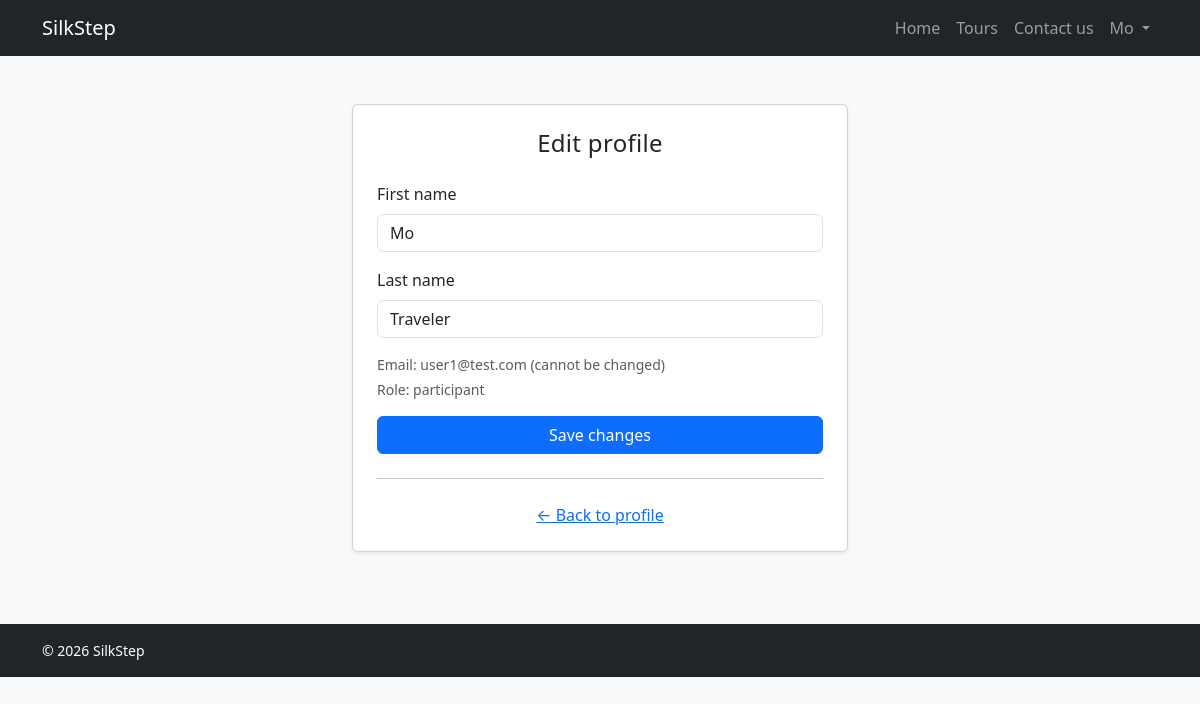
Page /profile/edit (signed in) on the earlier database version.
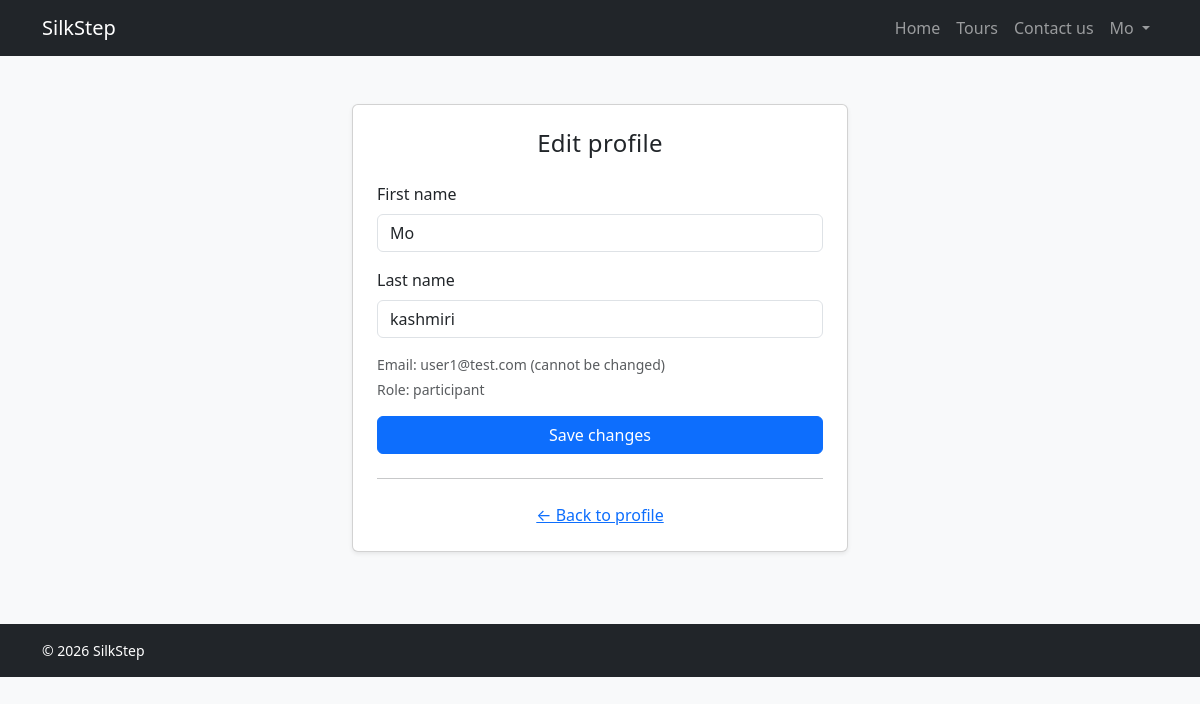
Same page on the later database version.
### tables this page shows
CREATE TABLE users (
    id INTEGER PRIMARY KEY AUTOINCREMENT,
    name TEXT NOT NULL,
    surname TEXT NOT NULL,
    email TEXT NOT NULL UNIQUE,
    password TEXT NOT NULL,
    role TEXT NOT NULL CHECK(role IN ('guide', 'participant', 'admin'))
);

### app.py (the view, shortened to what this page needs)
@app.route("/profile/edit", methods=["GET", "POST"])
def edit_profile():
    if not current_user.is_authenticated:
        return redirect(url_for("login"))
    return render_template("edit_profile.html", user=current_user)

### app.py (called while the page is built)
@login_manager.user_loader
def load_user(user_id):
    row = users_dao.get_user_by_id(int(user_id))
    return User(row) if row else None

### users_dao.py (called while the page is built)
def get_user_by_id(user_id):
    conn = sqlite3.connect("silkstep.db")
    conn.row_factory = sqlite3.Row
    row = conn.execute("SELECT * FROM users WHERE id = ?", (user_id,)).fetchone()
    conn.close()
    return row

### templates/edit_profile.html (shortened to what this page needs)
{% extends "base.html" %}
{% block content %}
<section class="container py-5" style="max-width: 520px;">
  <div class="card shadow-sm">
    <div class="card-body p-4">
      <h1 class="h4 mb-4 text-center">Edit profile</h1>
      <form method="POST" action="{{ url_for('edit_profile') }}">
        <div class="mb-3">
          <label class="form-label">First name</label>
          <input type="text" name="txt_name" class="form-control"
                 value="{{ user.name }}" required>
        </div>
        <div class="mb-3">
          <label class="form-label">Last name</label>
          <input type="text" name="txt_surname" class="form-control"
                 value="{{ user.surname }}" required>
        </div>
        <p class="text-muted small mb-1">Email: {{ user.email }} (cannot be changed)</p>
        <p class="text-muted small mb-3">Role: {{ user.role }}</p>
        <button type="submit" class="btn btn-primary w-100">Save changes</button>
      </form>
      <hr class="my-4">
      <p class="text-center mb-0">
        <a href="{{ url_for('profile') }}">← Back to profile</a>
      </p>
    </div>
  </div>
</section>
{% endblock %}

### templates/base.html (shortened to what this page needs)
<!DOCTYPE html>
<html lang="en">
<head>
  <link href="https://cdn.jsdelivr.net/npm/bootstrap@5.3.0/dist/css/bootstrap.min.css" rel="stylesheet">
  <link rel="stylesheet" href="{{ url_for('static', filename='css/style.css') }}">
</head>
<body>
  <nav class="navbar navbar-expand-lg navbar-dark bg-dark">
    <div class="container">
      <a class="navbar-brand" href="{{ url_for('home') }}">SilkStep</a>
      <div class="collapse navbar-collapse" id="mainNav">
        <ul class="navbar-nav ms-auto align-items-lg-center">
          <li class="nav-item">
            <a class="nav-link" href="{{ url_for('home') }}">Home</a>
          </li>
          <li class="nav-item">
            <a class="nav-link" href="{{ url_for('tours') }}">Tours</a>
          </li>
          <li class="nav-item">
            <a class="nav-link" href="{{ url_for('contact') }}">Contact us</a>
          </li>
          {% if current_user.is_authenticated %}
          <li class="nav-item dropdown">
            <a class="nav-link dropdown-toggle" href="#" role="button"
               data-bs-toggle="dropdown" aria-expanded="false">
              {{ current_user.name }}
            </a>
          </li>
          {% else %}
          <li class="nav-item">
            <a class="nav-link" href="{{ url_for('login') }}">Login</a>
          </li>
          {% endif %}
        </ul>
      </div>
    </div>
  </nav>
  {% block content %}{% endblock %}
  <footer class="bg-dark text-white py-3 mt-4">
    <div class="container small">&copy; 2026 SilkStep</div>
  </footer>
</body>
</html>

Differences in the rows shown:
changed users "Mo": txt_surname "Traveler" → "kashmiri"
